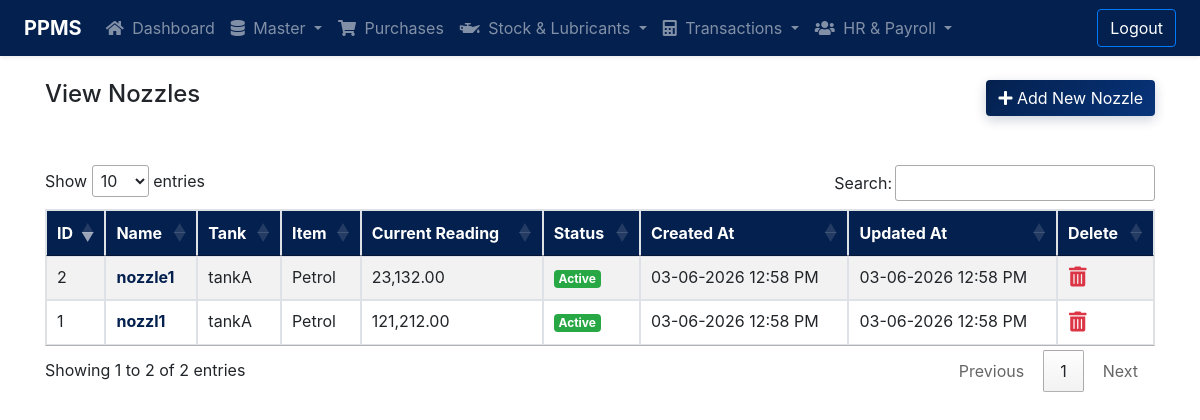
The app's page /nozzles/nozzles-list.php (signed in), older data.
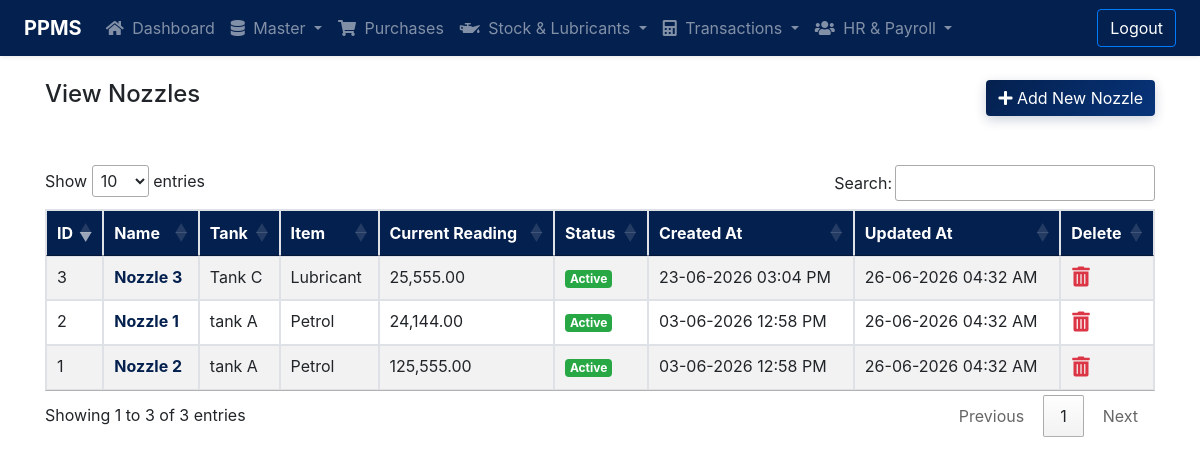
The same page, newer data.
### tables this page shows
CREATE TABLE `tbl_nozzles` (
  `id` int(11) NOT NULL,
  `name` varchar(128) NOT NULL,
  `tank_id` int(11) NOT NULL,
  `item_id` int(11) NOT NULL,
  `start_reading` decimal(10,2) NOT NULL DEFAULT 0.00,
  `status` enum('Active','Inactive') NOT NULL DEFAULT 'Active',
  `created_at` datetime NOT NULL DEFAULT current_timestamp(),
  `updated_at` datetime NOT NULL DEFAULT current_timestamp() ON UPDATE current_timestamp()
);

CREATE TABLE `tbl_tanks` (
  `id` int(11) NOT NULL,
  `tank_name` varchar(128) NOT NULL,
  `item_id` int(11) NOT NULL,
  `storage_capacity` decimal(12,2) NOT NULL DEFAULT 0.00,
  `created_at` datetime NOT NULL DEFAULT current_timestamp(),
  `updated_at` datetime NOT NULL DEFAULT current_timestamp() ON UPDATE current_timestamp()
);

CREATE TABLE `tbl_items` (
  `id` int(11) NOT NULL,
  `name` varchar(128) NOT NULL,
  `cash_rate` decimal(10,2) NOT NULL,
  `credit_rate` decimal(10,2) NOT NULL DEFAULT 0.00,
  `purchase_rate` decimal(10,2) NOT NULL DEFAULT 0.00,
  `unit` varchar(64) NOT NULL DEFAULT '',
  `created_at` datetime NOT NULL DEFAULT current_timestamp(),
  `updated_at` datetime NOT NULL DEFAULT current_timestamp() ON UPDATE current_timestamp()
);

### nozzles/nozzles-list.php (the view, shortened to what this page needs)
<?php
require '../include/config.php';
?>
<!DOCTYPE html>
<html lang="en">
  <head>
		<link rel="stylesheet" href="https://stackpath.bootstrapcdn.com/bootstrap/4.3.1/css/bootstrap.min.css">
		<link rel="stylesheet" href="https://cdnjs.cloudflare.com/ajax/libs/font-awesome/5.11.2/css/all.min.css" />
		<link rel="stylesheet" href="https://cdn.jsdelivr.net/gh/fancyapps/fancybox@3.5.7/dist/jquery.fancybox.min.css" />
		<link rel="stylesheet" href="https://cdn.datatables.net/1.10.20/css/jquery.dataTables.min.css" />
		<link rel="stylesheet" href="../include/style.css?v=1.0.1" />
	</head>
	<body>
        <?php include('../include/navbar.php');?>
		<main class="main">
			<div class="container pt-4 pb-4">
				<div class="row mb-5 align-items-center">
					<div class="col-md-6">
						<h4>View Nozzles</h4>
					</div>
					<div class="col-md-6 text-right">
						<a href="add-nozzle.php" class="btn btn-primary"><i class="fas fa-plus"></i> Add New Nozzle</a>
					</div>
				</div>
				<table id="nozzlesListTable" class="table table-striped table-bordered">
					<thead>
						<tr>
							<th>ID</th>
							<th>Name</th>
							<th>Tank</th>
							<th>Item</th>
							<th>Current Reading</th>
							<th>Status</th>
							<th>Created At</th>
							<th>Updated At</th>
							<th>Delete</th>
						</tr>
					</thead>
					<tbody>
						<?php
						$sql = "SELECT n.*, t.tank_name, i.name as item_name
                                FROM tbl_nozzles n
                                LEFT JOIN tbl_tanks t ON n.tank_id = t.id
                                LEFT JOIN tbl_items i ON n.item_id = i.id
                                ORDER BY n.id DESC";
						$result = mysqli_query($connection, $sql);
						$resultcheck = mysqli_num_rows($result);
						if($resultcheck > 0){
							while($row = mysqli_fetch_assoc($result)){
                                $statusBadge = ($row['status'] == 'Active') ? 'badge-success' : 'badge-secondary';
								echo'
									<tr>
										<td>'.$row['id'].'</td>
										<td><a href="edit-nozzle.php?id='.$row['id'].'" class="font-weight-bold" style="color: var(--primary-color);">'.htmlspecialchars($row['name']).'</a></td>
										<td>'.htmlspecialchars($row['tank_name'] ?? 'N/A').'</td>
										<td>'.htmlspecialchars($row['item_name'] ?? 'N/A').'</td>
										<td>'.number_format($row['start_reading'], 2).'</td>
										<td><span class="badge '.$statusBadge.'">'.htmlspecialchars($row['status']).'</span></td>
										<td>'.date("d-m-Y h:i A", strtotime($row['created_at'])).'</td>
										<td>'.date("d-m-Y h:i A", strtotime($row['updated_at'])).'</td>
										<td><a class="btn btn-large btn-link p-0 text-danger" onclick="deletenozzle('.$row['id'].')"><i class="fas fa-trash-alt" style="font-size: 20px;"></i></a></td>
									</tr>';
							}
						}
						?>
					</tbody>
				</table>
			</div>
		</main>
    </body>
</html>

### include/navbar.php (shortened to what this page needs)
<?php
$prefix = '';
if (!file_exists('include/navbar.php')) {
    $prefix = '../';
}
?>
<nav class="navbar navbar-expand-lg bg-dark navbar-dark px-lg-4 shadow-sm">
    <a class="navbar-brand font-weight-bold" href="<?php echo $prefix; ?>dashboard.php">PPMS</a>
    <div class="collapse navbar-collapse" id="navbarNavDropdown">
        <ul class="navbar-nav mr-auto">
            <li class="nav-item">
                <a class="nav-link" href="<?php echo $prefix; ?>dashboard.php"><i class="fas fa-home mr-1"></i> Dashboard</a>
            </li>
            <li class="nav-item dropdown">
                <a class="nav-link dropdown-toggle" href="#" id="navbarDropdownMenuLink" data-toggle="dropdown" aria-haspopup="true" aria-expanded="false">
                <i class="fas fa-database mr-1"></i> Master
                </a>
            </li>
            <li class="nav-item">
                <a class="nav-link" href="<?php echo $prefix; ?>purchases/purchases-list.php"><i class="fas fa-shopping-cart mr-1"></i> Purchases</a>
            </li>
            <li class="nav-item dropdown">
                <a class="nav-link dropdown-toggle" href="#" id="navbarDropdownMenuLinkLubricants" data-toggle="dropdown" aria-haspopup="true" aria-expanded="false">
                <i class="fas fa-oil-can mr-1"></i> Stock & Lubricants
                </a>
            </li>
            <li class="nav-item dropdown">
                <a class="nav-link dropdown-toggle" href="#" id="navbarDropdownMenuLink3" data-toggle="dropdown" aria-haspopup="true" aria-expanded="false">
                <i class="fas fa-calculator mr-1"></i> Transactions
                </a>
            </li>
            <li class="nav-item dropdown">
                <a class="nav-link dropdown-toggle" href="#" id="navbarDropdownMenuLinkHR" data-toggle="dropdown" aria-haspopup="true" aria-expanded="false">
                <i class="fas fa-users mr-1"></i> HR & Payroll
                </a>
            </li>
        </ul>
        <a href="<?php echo $prefix; ?>include/logout.php" class="btn btn-outline-primary mt-2 mt-lg-0 ml-lg-3">Logout</a>
    </div>
</nav>

### include/style.css (style rules this page uses)
:root { --primary-color: #04204e; --primary-hover: #07347a; --primary-light: #e6f0fa; --primary-gradient: linear-gradient(135deg, var(--primary-color) 0%, #07347a 100%); --gradient-header: linear-gradient(135deg, var(--primary-color) 0%, #094096 100%); }
.bg-dark { background-color: var(--primary-color) !important; }
.btn-outline-primary { color:white !important; }
.btn-primary { background-color: #04204e !important; background: var(--primary-gradient) !important; border: none !important; color: #fff !important; box-shadow: 0 4px 12px rgba(4, 32, 78, 0.2); transition: all 0.2s; }
table thead th, .table thead th { background-color: #04204e !important; color: #fff !important; }

### nozzles/nozzles-list.php (style rules this page uses)
.btn-primary { background-color: #04204e !important; background: var(--primary-gradient) !important; border: none !important; color: #fff !important; }
#nozzlesListTable thead th { background-color: #04204e !important; background: var(--primary-color) !important; color: #fff !important; }

Row changes from the older to the newer data that the page shows:
added tbl_nozzles: id "3", name "Nozzle 3", tank.tank_name "Tank C", item.name "Lubricant", start_reading "25,555.00", status "Active", created_at "23-06-2026 03:04 PM", updated_at "26-06-2026 04:32 AM"
changed tbl_nozzles id 2: name "nozzle1" → "Nozzle 1"; tank.tank_name "tankA" → "tank A"; start_reading "23,132.00" → "24,144.00"; updated_at "03-06-2026 12:58 PM" → "26-06-2026 04:32 AM"
changed tbl_nozzles id 1: name "nozzl1" → "Nozzle 2"; tank.tank_name "tankA" → "tank A"; start_reading "121,212.00" → "125,555.00"; updated_at "03-06-2026 12:58 PM" → "26-06-2026 04:32 AM"
Text that changed along with them:
text written by a page script: "Show entries Search: Showing 1 to 2 of 2 entries Previous 1 Next" → "Show entries Search: Showing 1 to 3 of 3 entries Previous 1 Next"
